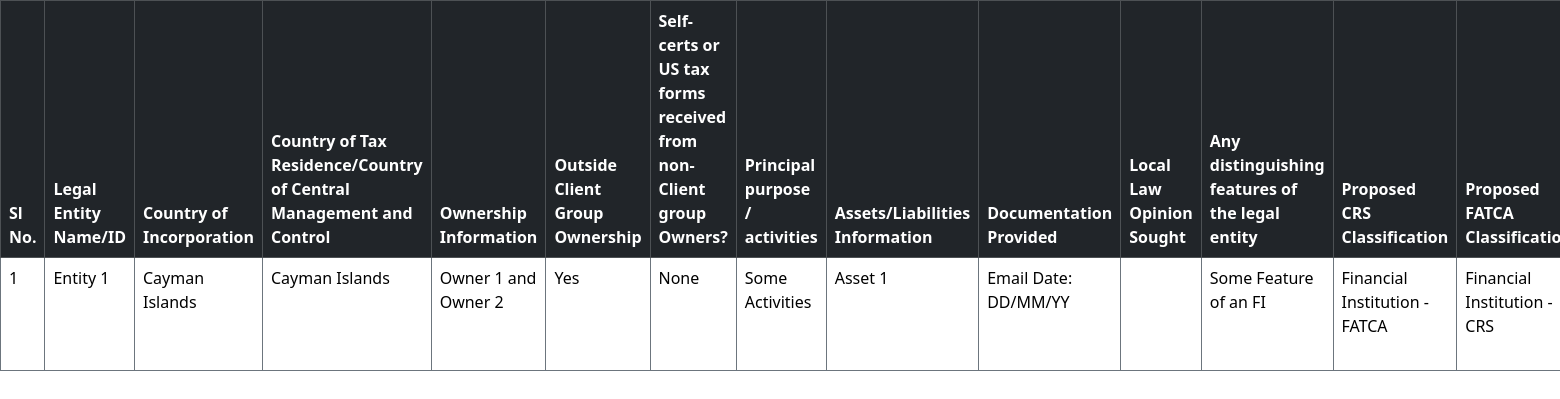
The page / on the database its author committed.
### tables this page shows
CREATE TABLE `entityclass` (
  `slno` int(10) NOT NULL,
  `legal_entity_name` varchar(50) NOT NULL,
  `country_incorporation` varchar(100) NOT NULL,
  `country_taxresidence` varchar(100) NOT NULL,
  `ownership_info` varchar(200) NOT NULL,
  `outside_client_group_owners` varchar(10) NOT NULL,
  `self_certs` varchar(10) NOT NULL,
  `principal_purpose` varchar(100) NOT NULL,
  `assets_liabilities` varchar(100) NOT NULL,
  `doc_provided` varchar(100) NOT NULL,
  `local_law_opinion` varchar(100) NOT NULL,
  `distinguishing_features_legal_entity` varchar(100) NOT NULL,
  `crs` varchar(100) NOT NULL,
  `fatca` varchar(100) NOT NULL,
  `justification` varchar(100) NOT NULL,
  `structure_chart` varchar(10) NOT NULL,
  `snippet_sc` varchar(200) NOT NULL,
  `email_subject_line` varchar(200) NOT NULL,
  `change_in_fact_of_circumstances` varchar(100) NOT NULL
);

### index.php (the view, shortened to what this page needs)
<?php
include 'conn.php'
?>
<!DOCTYPE html>
<html lang="en">
<head>
    <link href="https://cdn.jsdelivr.net/npm/bootstrap@5.3.3/dist/css/bootstrap.min.css" rel="stylesheet">
</head>
<body >
    <div class="container m-0 p-0" style="width: 150%;">
        <table class='table table-bordered border border-secondary '>
            <thead>
                <tr class="table-dark" style="width: 150%;">
                    <th>Sl No.</th>
                    <th>Legal Entity Name/ID</th>
                    <th>Country of Incorporation</th>
                    <th>Country of Tax Residence/Country of Central Management and Control</th>
                    <th>Ownership Information</th>
                    <th>Outside Client Group Ownership </th>
                    <th colspan="2">Self-certs or US tax forms received from non-Client group Owners?</th>
                    <th>Principal purpose / activities</th>
                    <th>Assets/Liabilities Information</th>
                    <th>Documentation Provided</th>
                    <th>Local Law Opinion Sought</th>
                    <th>Any distinguishing features of the legal entity</th>
                    <th>Proposed CRS Classification</th>
                    <th>Proposed FATCA Classification</th>
                </tr>
            </thead>
    <?php
        $data_fetcher = "select * from entityclass";
        if ($result = $conn -> query($data_fetcher)) {
            while ($row = $result -> fetch_row()) {
                    echo "
                    <tbody>
                        <tr>
                            <td>".$row[0]."</td>
                            <td>".$row[1]."</td>
                            <td>".$row[2]."</td>
                            <td>".$row[3]."</td>
                            <td>".$row[4]."</td>
                            <td>".$row[5]."</td>
                            <td colspan='2'>".$row[6]."</td>
                            <td>".$row[7]."</td>
                            <td>".$row[8]."</td>
                            <td>".$row[9]."</td>
                            <td>".$row[10]."</td>
                            <td>".$row[11]."</td>
                            <td>".$row[12]."</td>
                            <td>".$row[13]."</td>
                            <td>".$row[14]."</td>
                            <td>".$row[15]."</td>
                            <td>".$row[16]."</td>
                            <td>".$row[17]."</td>
                            <td>".$row[18]."</td>
                        </tr>
                    </tbody>";
                }
                echo "</table>";
            }
    ?>
    </div>
</body>
</html>

### rows shown on the page
entityclass: slno "1", legal_entity_name "Entity 1", country_incorporation "Cayman Islands", country_taxresidence "Cayman Islands", ownership_info "Owner 1 and Owner 2", outside_client_group_owners "Yes", self_certs "None", principal_purpose "Some Activities", assets_liabilities "Asset 1", doc_provided "Email Date: DD/MM/YY", distinguishing_features_legal_entity "Some Feature of an FI", crs "Financial Institution - FATCA", fatca "Financial Institution - CRS"
